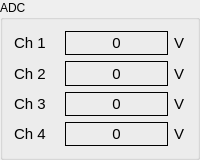
    <widget class="QGroupBox" name="groupBox">
     <property name="sizePolicy">
      <sizepolicy hsizetype="Preferred" vsizetype="Preferred">
       <horstretch>0</horstretch>
       <verstretch>0</verstretch>
      </sizepolicy>
     </property>
     <property name="minimumSize">
      <size>
       <width>0</width>
       <height>160</height>
      </size>
     </property>
     <property name="maximumSize">
      <size>
       <width>16777215</width>
       <height>16777215</height>
      </size>
     </property>
     <property name="title">
      <string>ADC</string>
     </property>
     <layout class="QGridLayout" name="gridLayout">
      <item row="0" column="0">
       <layout class="QHBoxLayout" name="horizontalLayout">
        <item>
         <widget class="QLabel" name="label">
          <property name="minimumSize">
           <size>
            <width>0</width>
            <height>0</height>
           </size>
          </property>
          <property name="maximumSize">
           <size>
            <width>45</width>
            <height>16777215</height>
           </size>
          </property>
          <property name="font">
           <font>
            <pointsize>11</pointsize>
           </font>
          </property>
          <property name="text">
           <string>Ch 1</string>
          </property>
         </widget>
        </item>
        <item>
         <widget class="QLabel" name="adcLabel1">
          <property name="minimumSize">
           <size>
            <width>40</width>
            <height>0</height>
           </size>
          </property>
          <property name="font">
           <font>
            <pointsize>11</pointsize>
           </font>
          </property>
          <property name="frameShape">
           <enum>QFrame::Panel</enum>
          </property>
          <property name="text">
           <string>0</string>
          </property>
          <property name="alignment">
           <set>Qt::AlignCenter</set>
          </property>
         </widget>
        </item>
        <item>
         <widget class="QLabel" name="label_5">
          <property name="maximumSize">
           <size>
            <width>12</width>
            <height>16777215</height>
           </size>
          </property>
          <property name="font">
           <font>
            <pointsize>11</pointsize>
           </font>
          </property>
          <property name="text">
           <string>V</string>
          </property>
         </widget>
        </item>
       </layout>
      </item>
      <item row="1" column="0">
       <layout class="QHBoxLayout" name="horizontalLayout_2">
        <item>
         <widget class="QLabel" name="label_2">
          <property name="minimumSize">
           <size>
            <width>0</width>
            <height>0</height>
           </size>
          </property>
          <property name="maximumSize">
           <size>
            <width>45</width>
            <height>16777215</height>
           </size>
          </property>
          <property name="font">
           <font>
            <pointsize>11</pointsize>
           </font>
          </property>
          <property name="text">
           <string>Ch 2</string>
          </property>
         </widget>
        </item>
        <item>
         <widget class="QLabel" name="adcLabel2">
          <property name="minimumSize">
           <size>
            <width>40</width>
            <height>0</height>
           </size>
          </property>
          <property name="font">
           <font>
            <pointsize>11</pointsize>
           </font>
          </property>
          <property name="frameShape">
           <enum>QFrame::Panel</enum>
          </property>
          <property name="text">
           <string>0</string>
          </property>
          <property name="alignment">
           <set>Qt::AlignCenter</set>
          </property>
         </widget>
        </item>
        <item>
         <widget class="QLabel" name="label_6">
          <property name="maximumSize">
           <size>
            <width>12</width>
            <height>16777215</height>
           </size>
          </property>
          <property name="font">
           <font>
            <pointsize>11</pointsize>
           </font>
          </property>
          <property name="text">
           <string>V</string>
          </property>
         </widget>
        </item>
       </layout>
      </item>
      <item row="2" column="0">
       <layout class="QHBoxLayout" name="horizontalLayout_3">
        <item>
         <widget class="QLabel" name="label_3">
          <property name="minimumSize">
           <size>
            <width>0</width>
            <height>0</height>
           </size>
          </property>
          <property name="maximumSize">
           <size>
            <width>45</width>
            <height>16777215</height>
           </size>
          </property>
          <property name="font">
           <font>
            <pointsize>11</pointsize>
           </font>
          </property>
          <property name="text">
           <string>Ch 3</string>
          </property>
         </widget>
        </item>
        <item>
         <widget class="QLabel" name="adcLabel3">
          <property name="minimumSize">
           <size>
            <width>40</width>
            <height>0</height>
           </size>
          </property>
          <property name="font">
           <font>
            <pointsize>11</pointsize>
           </font>
          </property>
          <property name="frameShape">
           <enum>QFrame::Panel</enum>
          </property>
          <property name="text">
           <string>0</string>
          </property>
          <property name="alignment">
           <set>Qt::AlignCenter</set>
          </property>
         </widget>
        </item>
        <item>
         <widget class="QLabel" name="label_7">
          <property name="maximumSize">
           <size>
            <width>12</width>
            <height>16777215</height>
           </size>
          </property>
          <property name="font">
           <font>
            <pointsize>11</pointsize>
           </font>
          </property>
          <property name="text">
           <string>V</string>
          </property>
         </widget>
        </item>
       </layout>
      </item>
      <item row="3" column="0">
       <layout class="QHBoxLayout" name="horizontalLayout_4">
        <item>
         <widget class="QLabel" name="label_4">
          <property name="minimumSize">
           <size>
            <width>0</width>
            <height>0</height>
           </size>
          </property>
          <property name="maximumSize">
           <size>
            <width>45</width>
            <height>16777215</height>
           </size>
          </property>
          <property name="font">
           <font>
            <pointsize>11</pointsize>
           </font>
          </property>
          <property name="text">
           <string>Ch 4</string>
          </property>
         </widget>
        </item>
        <item>
         <widget class="QLabel" name="adcLabel4">
          <property name="minimumSize">
           <size>
            <width>40</width>
            <height>0</height>
           </size>
          </property>
          <property name="font">
           <font>
            <pointsize>11</pointsize>
           </font>
          </property>
          <property name="frameShape">
           <enum>QFrame::Panel</enum>
          </property>
          <property name="text">
           <string>0</string>
          </property>
          <property name="alignment">
           <set>Qt::AlignCenter</set>
          </property>
         </widget>
        </item>
        <item>
         <widget class="QLabel" name="label_8">
          <property name="maximumSize">
           <size>
            <width>12</width>
            <height>16777215</height>
           </size>
          </property>
          <property name="font">
           <font>
            <pointsize>11</pointsize>
           </font>
          </property>
          <property name="text">
           <string>V</string>
          </property>
         </widget>
        </item>
       </layout>
      </item>
     </layout>
    </widget>
